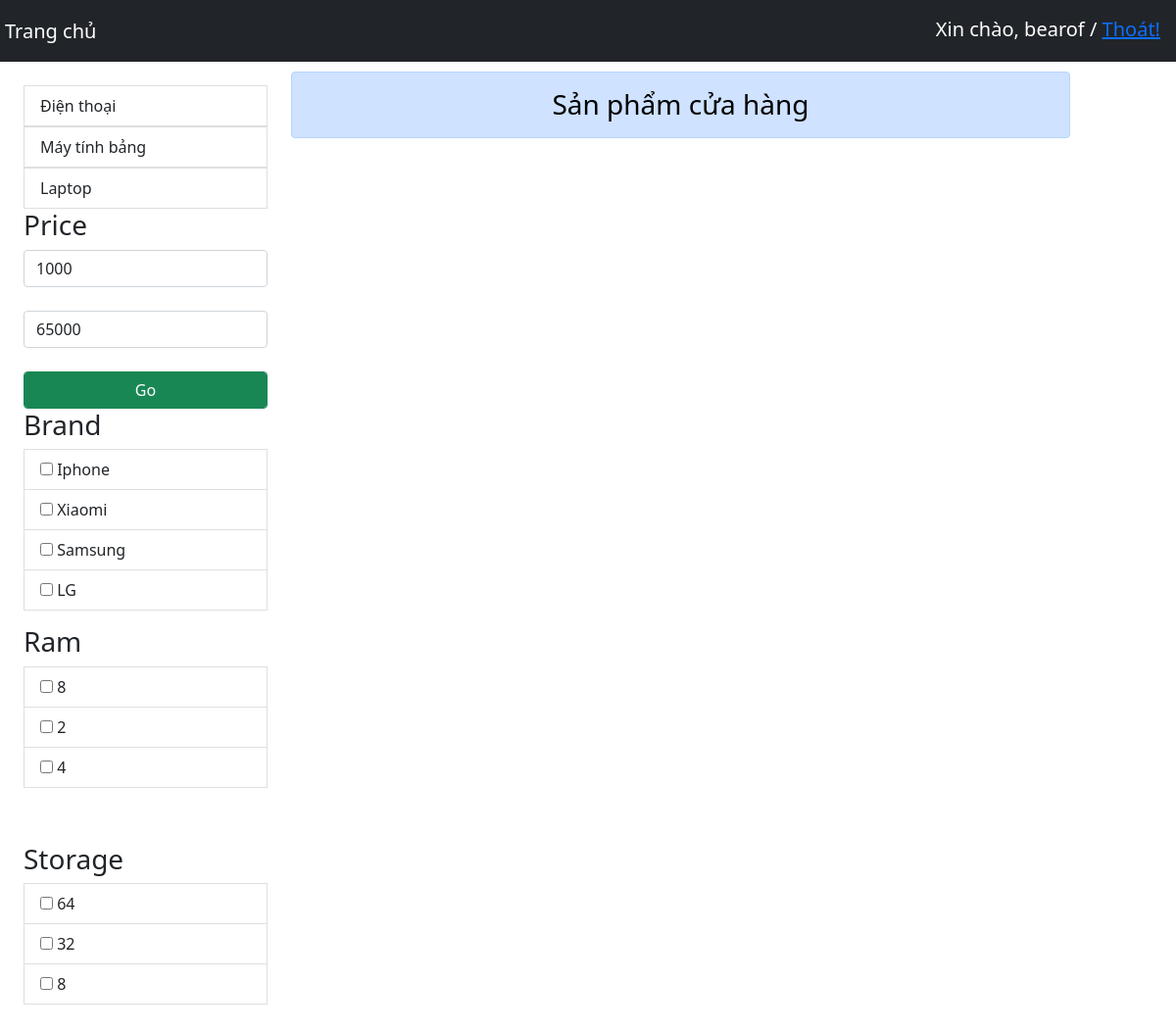
Page /components/Product/listProduct.php (signed in) on the committed database.
### tables this page shows
CREATE TABLE `category` (
  `CateID` int(11) NOT NULL,
  `CateName` varchar(150) NOT NULL,
  `CateDescription` varchar(500) NOT NULL
);

### Entities/Category.class.php (called while the page is built, shortened)
<?php
require_once("../../config/db.class.php");
class Category {
    public static function listCategory() {
        $db = new Db();
        $sql = "SELECT * FROM category";
        $result = $db->select_to_array($sql);
        return $result;
    }
}
?>

### config/db.class.php (called while the page is built, shortened)
<?php
class Db {
    protected static $connection;
    public function Connect() {
        if(!isset(self::$connection)) {
            self::$connection = new mysqli("localhost", "root", "", "ecommerce");
        }
        return self::$connection;
    }
    public function query_execute($queryString) {
        $connection = $this->Connect();
        $connection->query("SET NAMES utf8");
        $result = $connection->query($queryString);
        return $result;
    }
    public function select_to_array($queryString) {
        $rows = array();
        $result = $this->query_execute($queryString);
        while($item = $result->fetch_assoc()) {
            $rows[] = $item;
        }
        return $rows;
    }
}
?>

### components/Product/listProduct.php (the view, shortened to what this page needs)
<?php
require_once("../../Entities/Category.class.php");
require_once("./connect.php");
?>
<?php
include_once("../header.php");
$limit_default = 1;
$cates = Category::listCategory();
?>
<div class="row container">
    <div class="col-sm-3">
        <br>
        <ul class="list-group">
            <?php foreach ($cates as $item) { ?>
                <a href="./listProduct.php?cateid=<?php echo $item['CateID']; ?>&page=1&limit=<?php echo $limit_default; ?>" style="text-decoration: none;">
                    <li class="list-group-item"><?php echo $item['CateName']; ?></li>
                </a>
            <?php } ?>
        </ul>
        <div class="list-group">
            <h3>Price</h3>
            <input type="input" class="form-control" id="hidden_minimum_price" value="1000" min="1000" /> </br>
            <input type="input" class="form-control" id="hidden_maximum_price" value="65000" max="65000" /> </br>
            <input class="form-control btn-success" value="Go" type="button">
        </div>
        <div class="list-group">
            <h3>Brand</h3>
            <div style="height: 180px; overflow-y: auto; overflow-x: hidden;">
                <?php
                $query = "SELECT DISTINCT(productBrand) FROM product ORDER BY ProductID DESC";
                $result = $conn->query($query);
                if ($result->num_rows > 0) {
                    while ($row = $result->fetch_assoc()) {
                ?>
                        <div class="list-group-item checkbox">
                            <label>
                                <input type="checkbox" class="common_selector brand" value="<?php echo $row['productBrand']; ?>">
                                <?php echo $row['productBrand']; ?>
                            </label>
                        </div>
                <?php
                    }
                }
                ?>
            </div>
        </div>
        <div class="list-group">
            <h3>Ram</h3>
            <div style="height: 180px; overflow-y: auto; overflow-x: hidden;">
                <?php
                $query = "SELECT DISTINCT(productRam) FROM product ORDER BY ProductID DESC";
                $result = $conn->query($query);
                if ($result->num_rows > 0) {
                    while ($row = $result->fetch_assoc()) {
                ?>
                        <div class="list-group-item checkbox">
                            <label>
                                <input type="checkbox" class="common_selector ram" value="<?php echo $row['productRam']; ?>">
                                <?php echo $row['productRam']; ?>
                            </label>
                        </div>
                <?php
                    }
                }
                ?>
            </div>
        </div>
        <div class="list-group">
            <h3>Storage</h3>
            <div style="height: 180px; overflow-y: auto; overflow-x: hidden;">
                <?php
                $query = "SELECT DISTINCT(productStorage) FROM product ORDER BY ProductID DESC";
                $result = $conn->query($query);
                if ($result->num_rows > 0) {
                    while ($row = $result->fetch_assoc()) {
                ?>
                        <div class="list-group-item checkbox">
                            <label>
                                <input type="checkbox" class="common_selector storage" value="<?php echo $row['productStorage']; ?>">
                                <?php echo $row['productStorage']; ?>
                            </label>
                        </div>
                <?php
                    }
                }
                ?>
            </div>
        </div>
    </div>
    <div class="col-sm-9">
        <div style="padding-top: 10px;"></div>
        <h3 class="text-center">
            <div class="alert alert-primary">
                <span style="color: black;">Sản phẩm cửa hàng</span>
            </div>
        </h3>
    </div>
</div>

### components/header.php (shortened to what this page needs)
<!DOCTYPE html>
<html lang="vi">
<head>
    <link href="../../public/assets/css/site.css" rel="stylesheet">
    <link href="../../public/assets/css/bootstrap.min.css" rel="stylesheet">
    <link rel="stylesheet" href="../../public/assets/jquery-ui-1.12.1/jquery-ui.min.css">
    <link rel="stylesheet" href="../../public/assets/css/bootstrap.min.css">
</head>
<body>
<nav class="navbar navbar-dark bg-dark">
    <a class="navbar-brand" style="padding-left: 5px;" href="../../index.php">Trang chủ</a>
    <h4 style="padding-top: 10px; padding-left: 10px; color: white;" class="navbar-brand">Xin chào, <?php echo $_SESSION['login']; ?> / <a href="/thuchanhphp/components/Product/logout.php">Thoát!</a></h4>
</nav>
    </body>
</html>

### rows in the picture
category: CateName "Điện thoại"
category: CateName "Máy tính bảng"
category: CateName "Laptop"

### other values in the picture
$_SESSION['login'] "bearof"
$row['productBrand'] "Iphone"
$row['productBrand'] "Xiaomi"
$row['productBrand'] "Samsung"
$row['productBrand'] "LG"
$row['productRam'] "8"
$row['productRam'] "2"
$row['productRam'] "4"
$row['productStorage'] "64"
$row['productStorage'] "32"
$row['productStorage'] "8"
